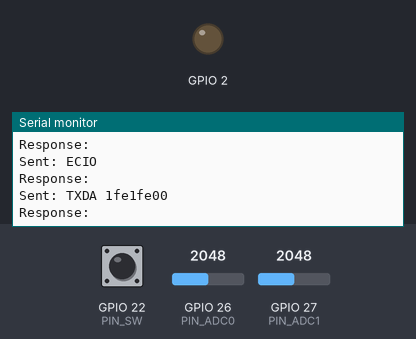
Recording of a sketch running on a simulated ESP32. Shown: output pins drawn as LEDs (lit = HIGH), the last lines printed to the serial monitor. The test bench sets the inputs (shaded band); at power-on: GPIO 26 (PIN_ADC0) = 2048, GPIO 27 (PIN_ADC1) = 2048, GPIO 22 (PIN_SW) LOW.

Above: at 12.4 s.
12.5 s: GPIO 26 (PIN_ADC0) set to 2866
At 12.5 s:
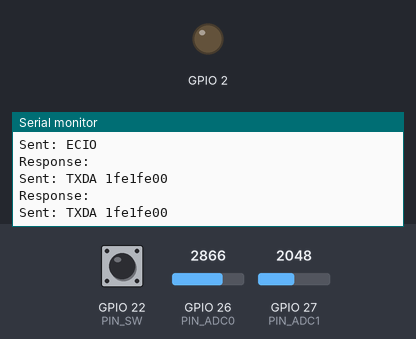
16.3 s: GPIO 27 (PIN_ADC1) set to 2866
At 18.0 s:
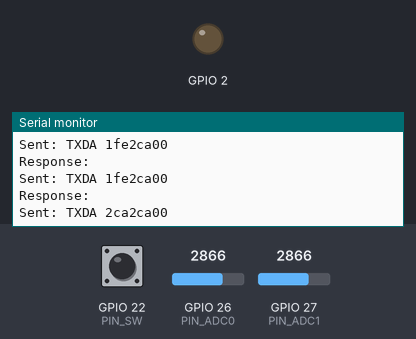
19.9 s: GPIO 26 (PIN_ADC0) set to 3603
At 21.6 s:
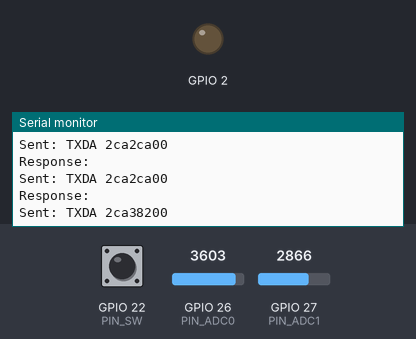
23.5 s: GPIO 27 (PIN_ADC1) set to 3603
At 25.2 s:
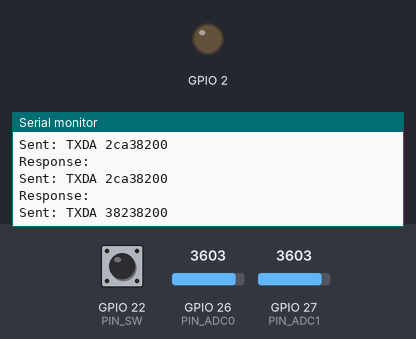

Measured:
- after the input at 16.3 s, the serial monitor: prints a new line after 0.93 s (image 2)
- after the input at 19.9 s, the serial monitor: prints a new line after 0.93 s (image 3)
- after the input at 23.5 s, the serial monitor: prints a new line after 0.94 s (image 4)

The sketch:

IM920sL_transmitter.ino
```cpp
// IM920sLを送信機(親機)として使用する

// 変数宣言
String c;        // 受信データ（文字列）格納用
String command;  // 送信コマンド（文字列）格納用
int cnt = 0;     // カウンタ（未使用）

// ピン定義
const int PIN_ADC0 = 26;  // GPIO26：アナログ入力0（ジョイスティックYなど）
const int PIN_ADC1 = 27;  // GPIO27：アナログ入力1（ジョイスティックXなど）
const int PIN_SW = 22;    // GPIO22：スイッチ入力（ボタン）
const int LED_PIN = 25;

// IM920にコマンドを送信し、応答を表示する関数
void sendCommand(String command) {
  Serial1.print(command);              // コマンド送信
  Serial1.print("\r");                 // CR（キャリッジリターン）で終了
  Serial.println("Sent: " + command);  // シリアルモニタに送信内容を表示

  String c = Serial1.readStringUntil('\r');  // 応答を1行（\rまで）読み取る
  c.trim();                                  // 不要な改行や空白を削除
  Serial.println("Response: " + c);          // 応答を表示
  Serial.println("");
  delay(100);  // 通信の間隔を空ける
}

// 初期設定 -------------------------------------------------------------------
void setup() {
  delay(1000);          // 起動安定のための待機
  Serial.begin(19200);  // PCとのシリアル通信開始
  delay(1000);

  pinMode(PIN_SW, INPUT);        // スイッチピンを入力に設定
  pinMode(LED_BUILTIN, OUTPUT);  // LEDピンを出力に設定（PIN_LEDは別で定義が必要）

  Serial.println("Operating IM920sL as a transmitter.....\n");

  Serial1.begin(19200);  // IM920とのシリアル通信開始
  delay(1000);

  // IM920からの初期応答をすべて読み出して表示
  while (Serial1.available()) {
    c = Serial1.readStringUntil('\r');
    c.trim();
    Serial.println(c);
  }
  delay(500);

  // IM920の初期設定確認コマンドを送信
  sendCommand("RDID");  // 固有ID確認
  sendCommand("RDPO");  // 出力確認（例：2 = 10 mW）
  sendCommand("RDRT");  // 通信モード確認（例：1 = 短距離）
  sendCommand("RDCH");  // 通信チャンネル確認
  sendCommand("RDNN");  // ノード番号（親機 = 0001）
  sendCommand("RDGN");  // グループ番号確認
  sendCommand("ECIO");  // キャラクタ入力有効化
}


// メイン処理（繰り返し）-------------------------------------------------------
void loop() {
  // アナログ入力から値を取得
  int valueX = analogRead(PIN_ADC1);  // X方向
  int valueY = analogRead(PIN_ADC0);  // Y方向
  int valueSW = digitalRead(PIN_SW);  // ボタンの状態（0 or 1）

  // ADC値（0〜1023）を8ビット（0〜255）にマッピング
  valueX = map(valueX, 0, 1023, 0, 255);
  valueY = map(valueY, 0, 1023, 0, 255);

  // それぞれ16進文字列に変換
  String hexStringValueX = String(valueX, HEX);
  String hexStringValueY = String(valueY, HEX);
  String hexStringValueSW = String(valueSW, HEX);  // スイッチは 0 または 1

  // ※デバッグ用（コメントアウト中）
  // Serial.print(valueX); Serial.print(" ");
  // Serial.print(hexStringValueX); Serial.print(" ");
  // Serial.print(valueY); Serial.print(" ");
  // Serial.print(hexStringValueY); Serial.print(" ");
  // Serial.print(valueSW); Serial.print(" ");
  // Serial.println("0" + hexStringValueSW);

  // コマンド構成：TXDA XXYY0Z の形式で送信（X, Y はジョイスティック、Z はスイッチ）
  command = "TXDA " + hexStringValueX + hexStringValueY + "0" + hexStringValueSW;

  // IM920にコマンドを送信
  sendCommand(command);

  // 受信データが12バイト以上ある場合に処理開始
  if (Serial1.available() >= 12) {
    String buf = Serial1.readStringUntil('\r');  // \rまでを1行として読み取る

    // 親機（0001）からのデータか確認
    if (buf.substring(4, 8) == "0002") {
      Serial.println(buf);  // 受信した生データを表示
      // 受信データから16進の各値を抽出（TXDAのデータ部）
      String receivedHexStringValueSW = buf.substring(13, 15);  // SW（2文字）

      // 通信の確認（スイッチの状態に応じてLEDをON/OFF）
      if (receivedHexStringValueSW == "01") {
        digitalWrite(LED_BUILTIN, HIGH);  // スイッチが押されたとき
      } else {
        digitalWrite(LED_BUILTIN, LOW);  // スイッチが押されたとき
      }
    }
  }
  delay(100);
  digitalWrite(LED_BUILTIN, LOW);
}
```
